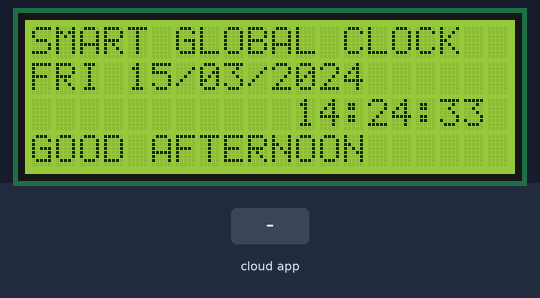
The sketch below on a simulated ESP8266 (NodeMCU). Shown: 20×4 character LCD. The inputs (shaded band) are chosen by the test bench. WiFi joins after 1.5 s; servers stay silent unless stated; the local clock reads 2024-03-15 10:24:30 at power-on unless the sketch sets it; the Firebase database answers and starts empty.

Above: at 4.5 s.
4.6 s: the phone or cloud app sets active_city to INDIA
At 6.1 s:
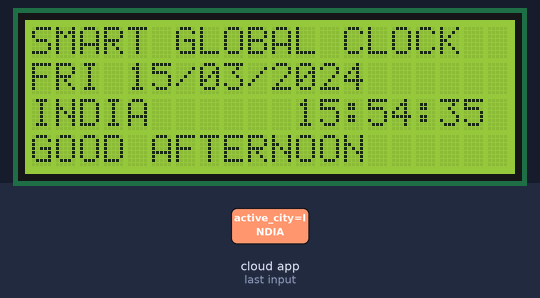
8.1 s: the phone or cloud app sets active_city to DUBAI
At 9.6 s:
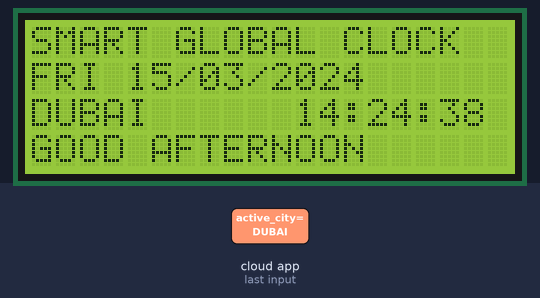
11.6 s: the phone or cloud app sets active_city to SINGAPORE
At 13.8 s:
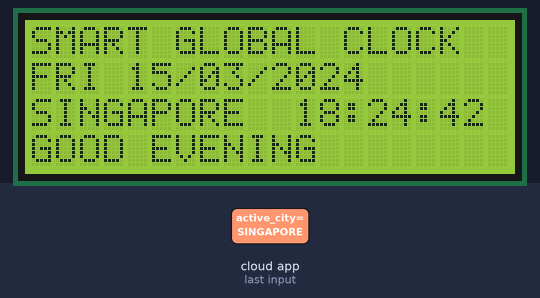
15.1 s: the phone or cloud app sets active_city to TOKYO
At 18.5 s:
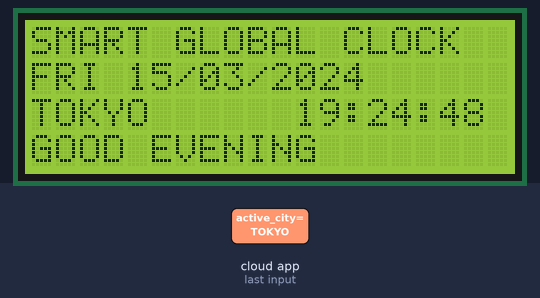
18.6 s: the phone or cloud app sets active_city to LONDON
At 21.9 s:
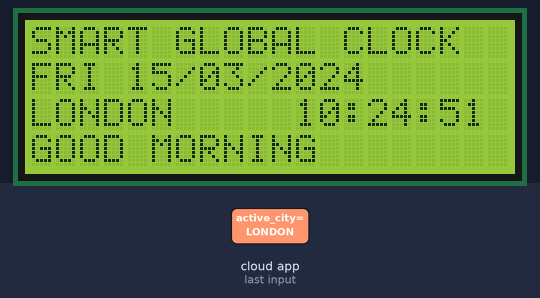
22.1 s: the phone or cloud app sets active_city to PARIS
At 25.1 s:
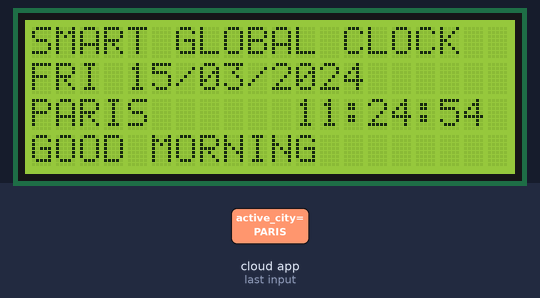
Timing chart, 0 to 26.6 s (numbered marks = the images above; inputs shaded):
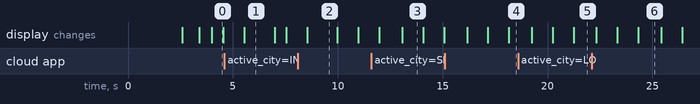

The sketch:

smart-world-clock.ino
```cpp
/*
  🌍 Smart Global Clock – Production Grade (Top 1%)

  Improvements:
  ✔ Clean architecture
  ✔ Safe cloud handling
  ✔ Optimized display refresh
  ✔ Stable auto & meeting modes
  ✔ Professional formatting

  Author: Venkateswarlu Reddy
*/

#include <ESP8266WiFi.h>
#include <Firebase_ESP_Client.h>
#include <Wire.h>
#include <LiquidCrystal_I2C.h>
#include <time.h>

// ---------------- LCD ----------------
LiquidCrystal_I2C lcd(0x27, 20, 4);

// ---------------- WIFI ----------------
#define WIFI_SSID "ATL LAB"
#define WIFI_PASSWORD "1122334455"

// ---------------- FIREBASE ----------------
#define API_KEY "AIzaSyCE3EmMrGtphBof8U1aFZsK5A0XvxRXh_4"
#define DATABASE_URL "https://smart-world-clock-default-rtdb.asia-southeast1.firebasedatabase.app/"

FirebaseData fbdo;
FirebaseAuth auth;
FirebaseConfig config;

// ---------------- TIME ----------------
const char* ntpServer = "pool.ntp.org";

// ---------------- CLOUD STATE ----------------
String city = "DUBAI";
String autoMode = "OFF";
String meetingMode = "OFF";

// ---------------- CONSTANT DATA ----------------
const String cityList[8] = {
  "DUBAI","INDIA","LONDON","NEWYORK",
  "TOKYO","PARIS","SINGAPORE","SYDNEY"
};

const char* weekDays[] = {"SUN","MON","TUE","WED","THU","FRI","SAT"};

// ---------------- TIMERS ----------------
unsigned long tCloud=0;
unsigned long tAuto=0;
unsigned long tDisplay=0;
unsigned long tMeeting=0;

// ---------------- STATE ----------------
bool autoRunning = false;
int autoIndex = 0;
int meetingPage = 0;

// ---------------- OFFSET ----------------
long getOffset(const String &c){
  if(c=="INDIA") return 19800;
  if(c=="DUBAI") return 14400;
  if(c=="SINGAPORE") return 28800;
  if(c=="TOKYO") return 32400;
  if(c=="LONDON") return 0;
  if(c=="PARIS") return 3600;
  if(c=="NEWYORK") return -14400;
  if(c=="SYDNEY") return 39600;
  return 14400;
}

// ---------------- LCD PRINT ----------------
void printLine(uint8_t row, const String &txt){
  lcd.setCursor(0,row);
  lcd.print("                    ");
  lcd.setCursor(0,row);
  lcd.print(txt);
}

// ---------------- TIME ENGINE ----------------
void getCityTime(const String &c, char* dateStr, char* timeStr){

  time_t now = time(nullptr);
  time_t localTime = now + getOffset(c);
  struct tm* t = gmtime(&localTime);

  sprintf(dateStr,"%s %02d/%02d/%04d",
          weekDays[t->tm_wday],
          t->tm_mday,
          t->tm_mon+1,
          t->tm_year+1900);

  sprintf(timeStr,"%02d:%02d:%02d",
          t->tm_hour,
          t->tm_min,
          t->tm_sec);
}

// ---------------- CLOUD READ ----------------
void readCloud(){

  if(Firebase.RTDB.getString(&fbdo,"/smartclock/auto_mode"))
    autoMode = fbdo.stringData();

  if(Firebase.RTDB.getString(&fbdo,"/smartclock/meeting_mode"))
    meetingMode = fbdo.stringData();

  if(autoMode != "ON" && meetingMode != "ON"){
    if(Firebase.RTDB.getString(&fbdo,"/smartclock/active_city")){
      city = fbdo.stringData();
    }
  }
}

// ---------------- AUTO MODE ----------------
void autoRun(){

  if(!autoRunning){
    autoRunning = true;
    autoIndex = 0;
    city = cityList[autoIndex];
    tAuto = millis();
  }

  if(millis() - tAuto >= 3000){

    autoIndex++;

    if(autoIndex < 8){
      city = cityList[autoIndex];
    }
    else{
      autoRunning = false;
      autoMode = "OFF";
      Firebase.RTDB.setString(&fbdo,"/smartclock/auto_mode","OFF");
    }

    tAuto = millis();
  }
}

// ---------------- MEETING MODE ----------------
void meetingRun(){

  if(millis() - tMeeting >= 5000){
    meetingPage++;
    if(meetingPage >= 2){
      meetingPage = 0;
      Firebase.RTDB.setString(&fbdo,"/smartclock/meeting_mode","OFF");
    }
    tMeeting = millis();
  }

  int start = meetingPage * 4;

  printLine(0,"MEETING PLANNER");

  for(int i=0;i<4;i++){

    char d[25], t[10];
    getCityTime(cityList[start+i], d, t);

    char line[21];
    snprintf(line,sizeof(line),"%-9s %s",
             cityList[start+i].c_str(), t);

    printLine(i,line);
  }
}

// ---------------- DISPLAY ----------------
void normalDisplay(){

  char dateStr[25], timeStr[10];
  getCityTime(city, dateStr, timeStr);

  printLine(0,(autoMode=="ON")?"AUTO MODE ACTIVE":"SMART GLOBAL CLOCK");
  printLine(1,dateStr);

  char line2[21];
  snprintf(line2,sizeof(line2),"%-10s %s",city.c_str(),timeStr);
  printLine(2,line2);

  int h = atoi(timeStr);

  String greet =
    (h<12)?"GOOD MORNING":
    (h<17)?"GOOD AFTERNOON":
    (h<21)?"GOOD EVENING":"GOOD NIGHT";

  printLine(3,greet);
}

// ---------------- SETUP ----------------
void setup(){

  Serial.begin(115200);

  lcd.init();
  lcd.backlight();

  lcd.print("SMART GLOBAL CLOCK");
  delay(1000);

  WiFi.begin(WIFI_SSID, WIFI_PASSWORD);
  while(WiFi.status()!=WL_CONNECTED) delay(300);

  lcd.clear();
  lcd.print("CLOUD READY");
  delay(800);
  lcd.clear();

  config.api_key = API_KEY;
  config.database_url = DATABASE_URL;

  Firebase.signUp(&config, &auth, "", "");
  Firebase.begin(&config, &auth);

  configTime(0,0,ntpServer);
}

// ---------------- LOOP ----------------
void loop(){

  unsigned long now = millis();

  if(now - tCloud >= 1500){
    readCloud();
    tCloud = now;
  }

  if(meetingMode == "ON"){
    meetingRun();
  }
  else{

    if(autoMode == "ON"){
      autoRun();
    }
    else{
      autoRunning = false;
    }

    if(now - tDisplay >= 1000){
      normalDisplay();
      tDisplay = now;
    }
  }
}
```

Measured:
- after the input at 4.6 s, the display: changes after 0.94 s (image 1)
- after the input at 8.1 s, the display: changes after 0.44 s (image 2)
- after the input at 11.6 s, the display: first differs from a run without the input after 1.5 s (image 3)
- after the input at 15.1 s, the display: first changes after 1.1 s (image 4 shows a later state)
- after the input at 18.6 s, the display: first changes after 0.65 s (image 5 shows a later state)
- after the input at 22.1 s, the display: first changes after 0.23 s (image 6 shows a later state)
- what the display in image 0 shows lasts 0.5 s, from 4.0 s to 4.5 s
